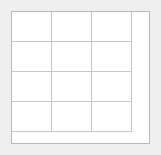
<?xml version="1.0" encoding="UTF-8"?>
<ui version="4.0">
 <class>ChooseSmily</class>
 <widget class="QDialog" name="ChooseSmily">
  <property name="geometry">
   <rect>
    <x>0</x>
    <y>0</y>
    <width>161</width>
    <height>155</height>
   </rect>
  </property>
  <property name="windowTitle">
   <string>Smily</string>
  </property>
  <layout class="QHBoxLayout" name="horizontalLayout">
   <item>
    <widget class="QTableWidget" name="tableWidget">
     <property name="lineWidth">
      <number>1</number>
     </property>
     <property name="gridStyle">
      <enum>Qt::SolidLine</enum>
     </property>
     <property name="cornerButtonEnabled">
      <bool>true</bool>
     </property>
     <attribute name="horizontalHeaderVisible">
      <bool>false</bool>
     </attribute>
     <attribute name="horizontalHeaderDefaultSectionSize">
      <number>40</number>
     </attribute>
     <attribute name="horizontalHeaderHighlightSections">
      <bool>false</bool>
     </attribute>
     <attribute name="horizontalHeaderMinimumSectionSize">
      <number>26</number>
     </attribute>
     <attribute name="verticalHeaderVisible">
      <bool>false</bool>
     </attribute>
     <attribute name="verticalHeaderDefaultSectionSize">
      <number>30</number>
     </attribute>
     <attribute name="verticalHeaderHighlightSections">
      <bool>false</bool>
     </attribute>
     <row>
      <property name="text">
       <string>New Row</string>
      </property>
     </row>
     <row>
      <property name="text">
       <string>New Row</string>
      </property>
     </row>
     <row>
      <property name="text">
       <string>New Row</string>
      </property>
     </row>
     <row>
      <property name="text">
       <string>New Row</string>
      </property>
     </row>
     <column>
      <property name="text">
       <string>New Column</string>
      </property>
     </column>
     <column>
      <property name="text">
       <string>New Column</string>
      </property>
     </column>
     <column>
      <property name="text">
       <string>New Column</string>
      </property>
     </column>
     <item row="0" column="0">
      <property name="text">
       <string/>
      </property>
      <property name="icon">
       <iconset resource="../resources/resources.qrc">
        <normaloff>:/smilies/smily_blue/sbiggrin.gif</normaloff>:/smilies/smily_blue/sbiggrin.gif</iconset>
      </property>
     </item>
     <item row="0" column="1">
      <property name="text">
       <string/>
      </property>
      <property name="icon">
       <iconset resource="../resources/resources.qrc">
        <normaloff>:/smilies/smily_blue/sconfused.gif</normaloff>:/smilies/smily_blue/sconfused.gif</iconset>
      </property>
     </item>
     <item row="0" column="2">
      <property name="text">
       <string/>
      </property>
      <property name="icon">
       <iconset resource="../resources/resources.qrc">
        <normaloff>:/smilies/smily_blue/scool.gif</normaloff>:/smilies/smily_blue/scool.gif</iconset>
      </property>
     </item>
     <item row="1" column="0">
      <property name="text">
       <string/>
      </property>
      <property name="icon">
       <iconset resource="../resources/resources.qrc">
        <normaloff>:/smilies/smily_blue/scry.gif</normaloff>:/smilies/smily_blue/scry.gif</iconset>
      </property>
     </item>
     <item row="1" column="1">
      <property name="text">
       <string/>
      </property>
      <property name="icon">
       <iconset resource="../resources/resources.qrc">
        <normaloff>:/smilies/smily_blue/sdrool.gif</normaloff>:/smilies/smily_blue/sdrool.gif</iconset>
      </property>
     </item>
     <item row="1" column="2">
      <property name="text">
       <string/>
      </property>
      <property name="icon">
       <iconset resource="../resources/resources.qrc">
        <normaloff>:/smilies/smily_blue/shappy.gif</normaloff>:/smilies/smily_blue/shappy.gif</iconset>
      </property>
     </item>
     <item row="2" column="0">
      <property name="text">
       <string/>
      </property>
      <property name="icon">
       <iconset resource="../resources/resources.qrc">
        <normaloff>:/smilies/smily_blue/smad.gif</normaloff>:/smilies/smily_blue/smad.gif</iconset>
      </property>
     </item>
     <item row="2" column="1">
      <property name="text">
       <string/>
      </property>
      <property name="icon">
       <iconset resource="../resources/resources.qrc">
        <normaloff>:/smilies/smily_blue/ssad.gif</normaloff>:/smilies/smily_blue/ssad.gif</iconset>
      </property>
     </item>
     <item row="2" column="2">
      <property name="text">
       <string/>
      </property>
      <property name="icon">
       <iconset resource="../resources/resources.qrc">
        <normaloff>:/smilies/smily_blue/ssleepy.gif</normaloff>:/smilies/smily_blue/ssleepy.gif</iconset>
      </property>
     </item>
     <item row="3" column="0">
      <property name="text">
       <string/>
      </property>
      <property name="icon">
       <iconset resource="../resources/resources.qrc">
        <normaloff>:/smilies/smily_blue/ssmile.gif</normaloff>:/smilies/smily_blue/ssmile.gif</iconset>
      </property>
     </item>
     <item row="3" column="1">
      <property name="text">
       <string/>
      </property>
      <property name="icon">
       <iconset resource="../resources/resources.qrc">
        <normaloff>:/smilies/smily_blue/ssuprised.gif</normaloff>:/smilies/smily_blue/ssuprised.gif</iconset>
      </property>
     </item>
     <item row="3" column="2">
      <property name="text">
       <string/>
      </property>
      <property name="icon">
       <iconset resource="../resources/resources.qrc">
        <normaloff>:/smilies/smily_blue/stongue.gif</normaloff>:/smilies/smily_blue/stongue.gif</iconset>
      </property>
     </item>
    </widget>
   </item>
  </layout>
 </widget>
 <resources>
  <include location="../resources/resources.qrc"/>
 </resources>
 <connections/>
</ui>
